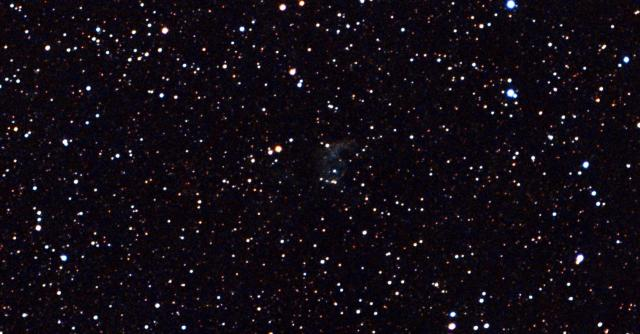
#> input picture star tracker step 2/astrometry_image_1.jpg, 640 x 334 px
$ python main.py
#> lines starting #> are read from the running program, lines starting #| are printed output that depends on the picture; after the words box and inside, x2 and y2 are one past the last pixel; in counts of white or black regions, pixels touching at a corner belong together
### star tracker step 2/detectstar.py
import cv2
import numpy as np
from matplotlib import pyplot as plt3
from scipy.spatial import distance


def detectstar(image_name):
        # Load the image in grayscale
#> called with image_name = 'astrometry_image_1.jpg'
    image = cv2.imread(image_name, cv2.IMREAD_GRAYSCALE)
#> image: shape (334, 640); min 0, max 255, mean 14.5

    # Apply Gaussian blur to reduce noise
    blurred_image = cv2.GaussianBlur(image, (5, 5), 0)
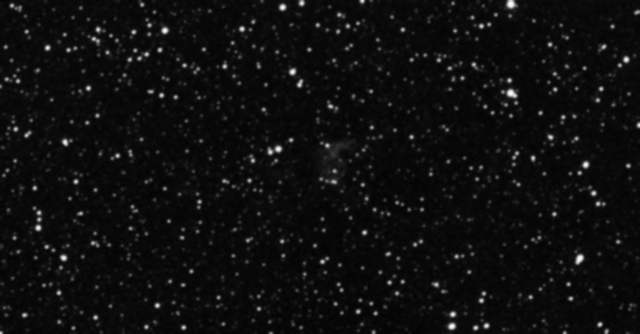
#> blurred_image: shape (334, 640); min 3, max 252, mean 14.5

    # Use thresholding to isolate bright spots (stars)
    _, thresholded_image = cv2.threshold(blurred_image, 100, 150, cv2.THRESH_BINARY)
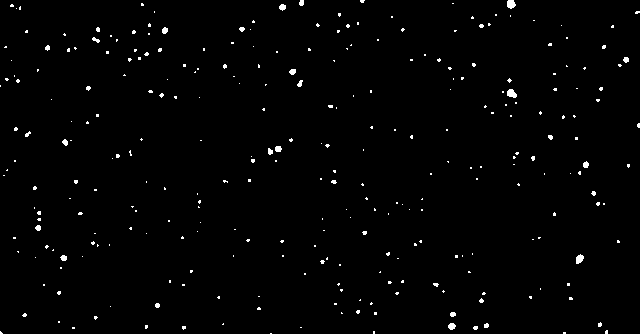
#> thresholded_image: shape (334, 640); values 0 (black) and 150 (white), 1.2% white in thin lines or dots

    # Detect contours, which represent the stars
    contours, _ = cv2.findContours(thresholded_image, cv2.RETR_EXTERNAL, cv2.CHAIN_APPROX_SIMPLE)
#> contours = 292 contours, 280 with area under 20; largest, box (x1, y1, x2, y2) and area: (507, 89, 517, 98) 52, (507, 0, 516, 9) 50, (576, 254, 584, 264) 44, (448, 323, 456, 330) 32, (279, 4, 286, 11) 26

    # Show the detected stars on the image
    image_with_stars = cv2.cvtColor(thresholded_image, cv2.COLOR_GRAY2RGB)

    # Initialize a list to hold centroids
    centroids = []
    for contour in contours:
        # Draw bounding rectangles around each star (as in the original code)
        x, y, w, h = cv2.boundingRect(contour)
        cv2.rectangle(image_with_stars, (x, y), (x + w, y + h), (0, 255, 0), 1)

        # Calculate the centroid of each contour
        M = cv2.moments(contour)
        if M["m00"] != 0:
            cx = int(M["m10"] / M["m00"])
            cy = int(M["m01"] / M["m00"])
            centroids.append((cx, cy))

            # Draw a small circle at the centroid position
            cv2.circle(image_with_stars, (cx, cy), 3, (0, 0, 255), -1)  # blue circle for centroids
#> this loop made 292 passes
#> (contour, x, y, w, h, cx, cy) on passes 2, 3, 4, 7, 13, 15, 19, 20, 24: ([[563, 332], [563, 333], [565, 333], [565, 332]], 563, 332, 3, 2, 564, 332), ([[373, 331], [373, 333], [374, 333], [374, 331]], 373, 331, 2, 3, 373, 332), ([[0, 331], [0, 333], [2, 333]], 0, 331, 3, 3, 0, 332), ([[72, 327], [72, 328], [74, 328], [74, 327]], 72, 327, 3, 2, 73, 327), ([[223, 323], [222, 324], [223, 324]], 222, 323, 2, 2, 222, 323), ([[58, 321], [58, 322], [59, 322], [59, 321]], 58, 321, 2, 2, 58, 321), ([[374, 312], [374, 314], [376, 314], [376, 312]], 374, 312, 3, 3, 375, 313), ([[341, 312], [341, 313], [342, 313]], 341, 312, 2, 2, 341, 312), ([[334, 303], [334, 304], [336, 304], [336, 303]], 334, 303, 3, 2, 335, 303)
#> (x, y, w, h, cx, cy) on passes 5, 8, 9, 10, 11, 12: (605, 330, 3, 4, 606, 331), (473, 326, 5, 4, 475, 327), (182, 326, 4, 4, 183, 327), (145, 325, 3, 4, 145, 326), (484, 323, 5, 5, 486, 325), (448, 323, 8, 7, 451, 325)
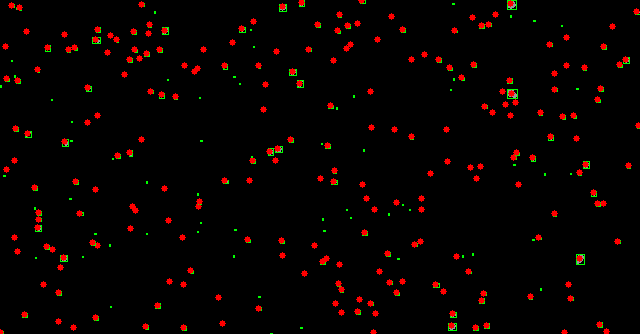
#> image_with_stars: shape (334, 640, 3); mean B, G, R 0.1, 1.7, 8
#> after the loop, centroids = 231 pairs, first value 0 to 638, second value 0 to 332
           # for i in range(len(centroids) - 1):
                # Draw a line between consecutive centroids
            #    cv2.line(image_with_stars, centroids[i], centroids[i + 1], (255, 255, 0), 1)  # yellow line
    # Use scipy.spatial to connect centroids based on proximity
    if centroids:  # Ensure there are centroids to process
        centroid_array = np.array(centroids)  # Convert list of centroids to a NumPy array
#> centroid_array has the same summary as centroids
        pairwise_distances = distance.cdist(centroid_array, centroid_array, metric='euclidean')
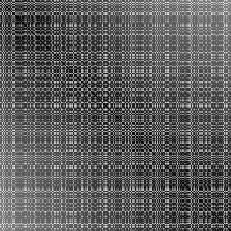
#> pairwise_distances: shape (231, 231) float64; min 0, max 712.4, mean 264.2; drawn with min black and max white

        # Iterate over each centroid
        for i, centroid in enumerate(centroid_array):
            # Find the closest centroid to the current one (excluding itself)
            distances_to_other = pairwise_distances[i]
            closest_index = np.argsort(distances_to_other)[1]  # [0] is the point itself, so take [1]
            closest_centroid = tuple(centroid_array[closest_index])

            # Draw a line between the current centroid and its closest centroid
            cv2.line(image_with_stars, tuple(centroid), closest_centroid, (255, 255, 0), 1)  # Yellow line
#> this loop made 231 passes
#> (centroid, closest_index, closest_centroid) on passes 1 to 3: ([564, 332], 25, (570, 298)), ([373, 332], 16, (375, 313)), ([0, 332], 14, (24, 314))
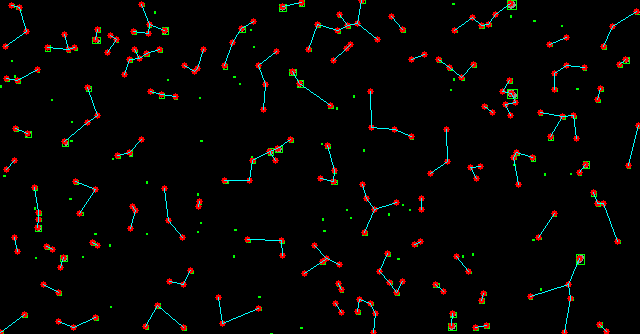
#> image_with_stars: shape (334, 640, 3); 1.19% of pixels changed, all inside (x1, y1, x2, y2) = (0, 0, 639, 333)

    # Print the pixel coordinates (centroids) of the detected stars
    for i, (cx, cy) in enumerate(centroids):
        print(f"Star {i+1}: x = {cx}, y = {cy}")
#> this loop made 231 passes
#> (cx, cy) on passes 1 to 3: (564, 332), (373, 332), (0, 332)
#| Star 1: x = 564, y = 332
#| Star 2: x = 373, y = 332
#| Star 3: x = 0, y = 332
#| Star 4: x = 606, y = 331
#| Star 5: x = 73, y = 327
#| Star 6: x = 475, y = 327
#| Star 7: x = 183, y = 327
#| Star 8: x = 145, y = 326
#> (further printed lines are left out)
    # Display the result

    return centroids,image_with_stars,image,blurred_image,thresholded_image

### star tracker step 2/nonfitstofitsandwcs.py
from astropy.io import fits
from PIL import Image
import numpy as np
from astroquery.astrometry_net import AstrometryNet

def getwcsinfo(image_name,fits_file_name):
    # Set your Astrometry.net API key
#> called with image_name = 'astrometry_image_1.jpg', fits_file_name = 'astrometry_image_1.fits.'
    AstrometryNet.api_key = 'jfctggeewgfnbxhk'

    # Path to the input non-FITS image (e.g., PNG, JPEG)
    image_path = "C:/Users/lichu/PycharmProjects/StarTracker/pythonProject1/"+ image_name  # Replace with your image file path

    # Load the image and convert to grayscale
    image = Image.open(image_path)
#> image: PIL image 640x334 RGB
    image_gray = image.convert('L')  # Convert to grayscale for simplicity

    # Convert to a NumPy array
    image_data = np.array(image_gray)

    # Create a FITS HDU (Header Data Unit) with the image data
    hdu = fits.PrimaryHDU(image_data)

    # Save the image as a FITS file
    fits_filename = fits_file_name
    hdu.writeto(fits_filename, overwrite=True)

    print(f"Image saved as {fits_filename}")

    # Optional: settings for solving the image
    settings = {
        'force_image_upload': False,  # Set to True if you want to force upload
    }

    # Solve the image to get WCS header
    try:
        print("Solving image using Astrometry.net...")

        # Solve the image, this will automatically upload and get the WCS solution
        wcs_header = AstrometryNet.solve_from_image(fits_filename, **settings)

        if wcs_header:
            print("WCS Solution Found!")

            # Optional: Check the WCS header (you can print it or inspect it)
            print(wcs_header)

            # Update the FITS file with the new WCS information
            with fits.open(fits_filename, mode='update') as hdulist:
                # hdulist[0] is the primary HDU (Header Data Unit) where the image data is stored
                # Add WCS information to the header (primary HDU header)
                hdulist[0].header.update(wcs_header)

                # Save the updated FITS file with the WCS header information
                output_fits_file = fits_file_name
                hdulist.flush()  # Write the changes to the file

            print(f"WCS information saved to {output_fits_file}")
        else:
            print("No WCS solution found.")
    except Exception as e:
        print(f"Error during WCS solving: {e}")

### star tracker step 2/fov.py
import numpy as np
from astropy.io import fits
from astropy.wcs import WCS

def calculate_fov(fits_file_name):
    # Load the FITS file
    fits_file_name = fits_file_name
    fits_header = fits.getheader(fits_file_name)

    # Create a WCS object
    wcs = WCS(fits_header)

    # Get image dimensions (number of pixels)
    image_width = fits_header['NAXIS1']  # Number of pixels along x-axis
    image_height = fits_header['NAXIS2']  # Number of pixels along y-axis

    ra_center = fits_header['CRVAL1']  # RA at the reference pixel
    dec_center = fits_header['CRVAL2']  # Dec at the reference pixel

    print(f"Reference RA: {ra_center} degrees, Dec: {dec_center} degrees")

    # Calculate pixel scale (degrees/pixel)
    pixel_scale = wcs.pixel_scale_matrix  # A 2x2 matrix
    pixel_scale_arcsec = abs(pixel_scale[0, 0]) * 3600  # Convert degrees to arcseconds

    # Calculate field of view
    fov_width_arcmin = (image_width * pixel_scale_arcsec) / 60  # Width in arcminutes
    fov_height_arcmin = (image_height * pixel_scale_arcsec) / 60  # Height in arcminutes

    diagonal_fov = np.sqrt(fov_width_arcmin ** 2 + fov_height_arcmin ** 2)
    search_radius = diagonal_fov / 2  # Half of the diagonal, in arcminutes

    return fov_height_arcmin,fov_width_arcmin,search_radius,ra_center,dec_center

### star tracker step 2/main.py
import numpy as np
import astropy.units as u
from astropy.coordinates import SkyCoord
from catalogue_query import catalogue_query
from detectstar import detectstar
from fov import calculate_fov
from nonfitstofitsandwcs import getwcsinfo
from pixeltocelestial import calculate_ra_dec_from_centroids
from starmatching import query_simbad
from plot_results import plot_centroids,plot_detectedstars,plot_detectedstars_with_catalogue,plot_matched_stars,show_plots

image_name = "astrometry_image_1.jpg"
fits_file_name = 'astrometry_image_1.fits.'
centroids,image_with_stars,image,blurred_image,thresholded_image = detectstar(image_name)
getwcsinfo(image_name,fits_file_name)
#> (the call stopped at in getwcsinfo, `wcs_header = AstrometryNet.solve_from_image(fits_filename, **settings)`: astroquery is not available in this run)
fov_width, fov_height, search_radius,ra_centre,dec_centre= calculate_fov(fits_file_name)
#> (the run stopped early here; a loop or call above may not have finished)

$ run again, with star tracker step 2/night_sky_image_1.jpg copied over star tracker step 2/astrometry_image_1.jpg
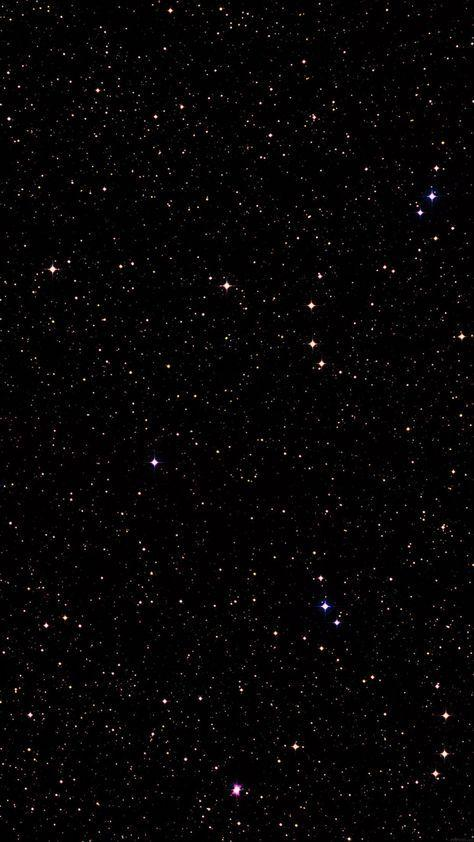
#> input picture star tracker step 2/night_sky_image_1.jpg, 474 x 842 px
#> thresholded_image: shape (842, 474); values 0 (black) and 150 (white), 0.2% white in thin lines or dots
#> contours = 117 contours, 110 with area under 20; largest, box (x1, y1, x2, y2) and area: (233, 785, 241, 795) 44, (223, 282, 230, 289) 22, (49, 266, 56, 273) 22, (322, 603, 329, 610) 22, (429, 193, 435, 200) 22, (442, 751, 448, 757) 20, (310, 341, 316, 347) 20
#> the loop in detectstar, `for contour in contours:` made 117 passes
#> (contour, x, y, w, h, cx, cy) on passes 1, 4, 5, 10, 11: ([[348, 838], [348, 839], [349, 839], [349, 838]], 348, 838, 2, 2, 348, 838), ([[238, 822], [238, 824], [239, 824], [239, 822]], 238, 822, 2, 3, 238, 823), ([[208, 808], [208, 809], [209, 809], [209, 808]], 208, 808, 2, 2, 208, 808), ([[416, 781], [416, 782], [417, 782], [417, 781]], 416, 781, 2, 2, 416, 781), ([[60, 781], [61, 782], [61, 781]], 60, 781, 2, 2, 60, 781)
#> after the loop in detectstar, `for contour in contours:`:
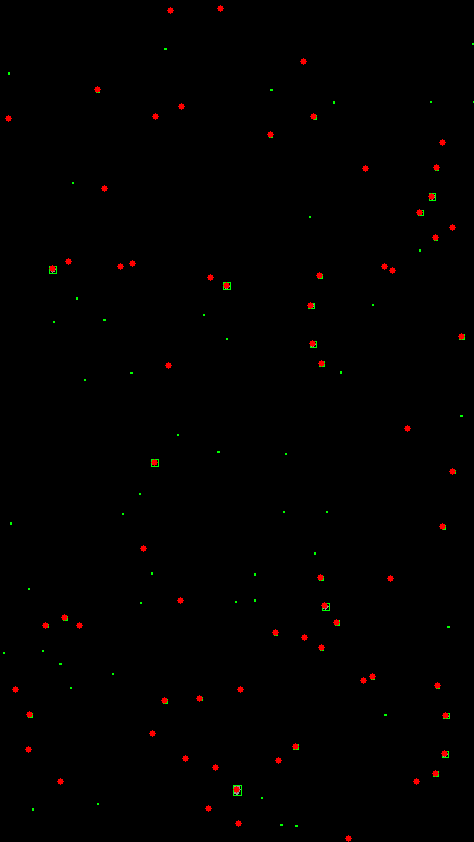
#> image_with_stars: shape (842, 474, 3); mean B, G, R 0, 0.4, 1.3
#> after the loop in detectstar, `for contour in contours:`: centroids = 70 pairs, first value 8 to 461, second value 8 to 838
#> centroid_array has the same summary as centroids
#> the loop in detectstar, `for i, centroid in enumerate(centroid_array):` made 70 passes
#> (centroid, closest_index, closest_centroid) on passes 1 to 8: ([348, 838], 4, (416, 781)), ([238, 823], 2, (208, 808)), ([208, 808], 1, (238, 823)), ([236, 789], 7, (215, 767)), ([416, 781], 6, (435, 773)), ([60, 781], 11, (28, 749)), ([435, 773], 4, (416, 781)), ([215, 767], 3, (236, 789))
#> after the loop in detectstar, `for i, centroid in enumerate(centroid_array):`:
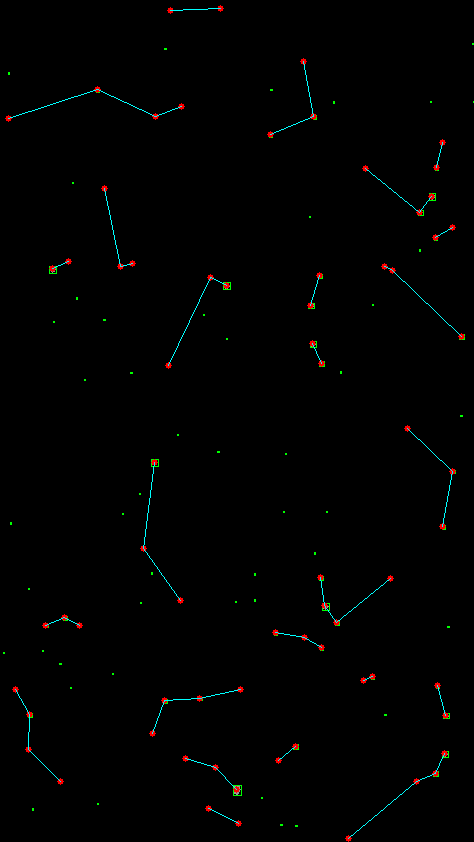
#> image_with_stars: shape (842, 474, 3); 0.42% of pixels changed, all inside (x1, y1, x2, y2) = (8, 8, 462, 839)
#> the loop in detectstar, `for i, (cx, cy) in enumerate(centroids):` made 70 passes
#> (cx, cy) on passes 1 to 8: (348, 838), (238, 823), (208, 808), (236, 789), (416, 781), (60, 781), (435, 773), (215, 767)
#> (printed output is left out)
